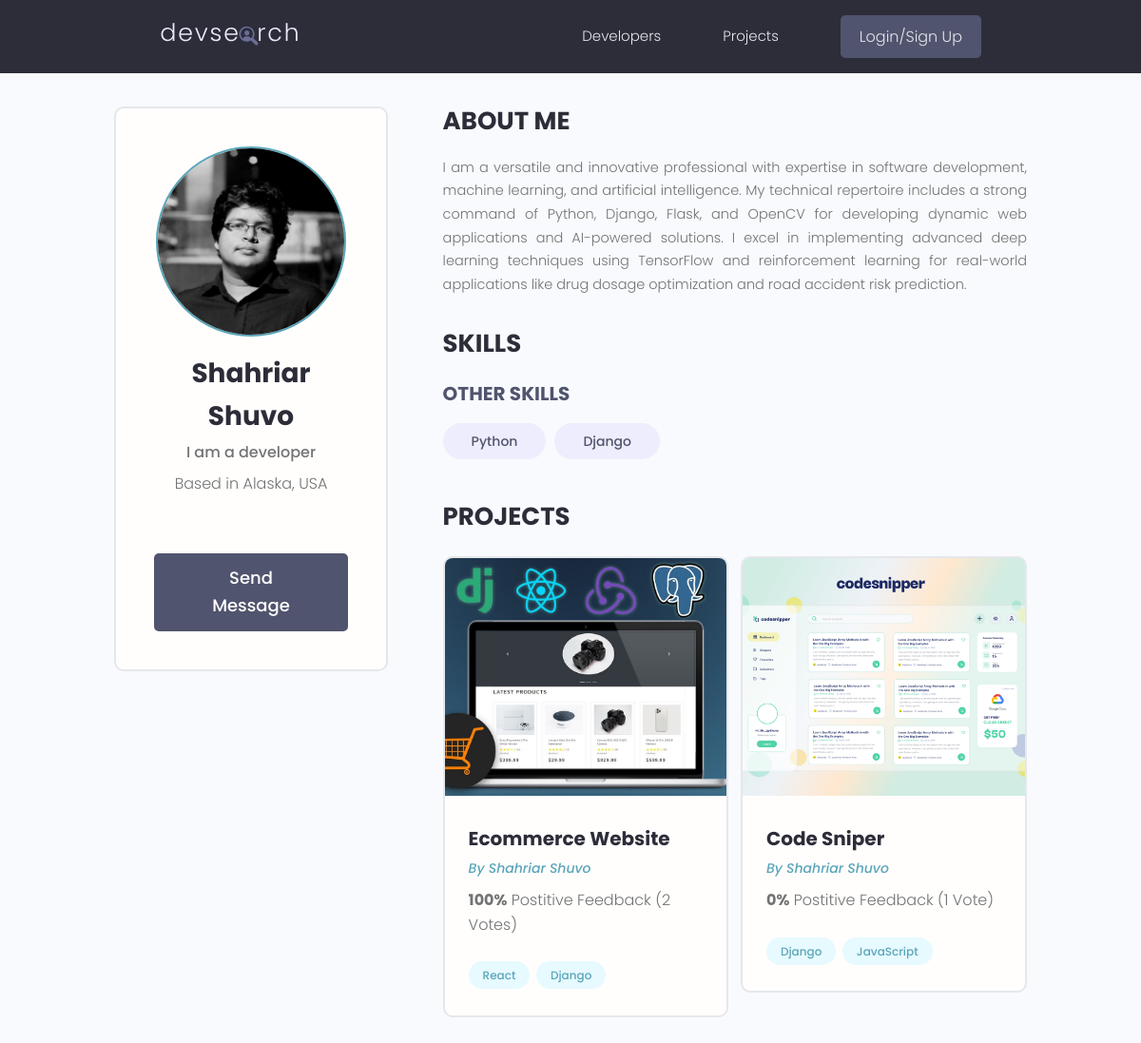
/profile/b8ca071c-c694-4010-a85d-4aa89cfddf22/, run on the app's committed database.
### users/models.py (models this page shows, shortened)
class Profile(models.Model):
    user = models.OneToOneField(
        User, on_delete=models.CASCADE, null=True, blank=True)
    name = models.CharField(max_length=200, blank=True, null=True)
    email = models.EmailField(max_length=500, blank=True, null=True)
    username = models.CharField(max_length=200, blank=True, null=True)
    location = models.CharField(max_length=200, blank=True, null=True)
    short_intro = models.CharField(max_length=200, blank=True, null=True)
    bio = models.TextField(blank=True, null=True)
    profile_image = models.ImageField(
        null=True, blank=True, upload_to='profiles/', default="profiles/user-default.png")
    social_github = models.CharField(max_length=200, blank=True, null=True)
    social_twitter = models.CharField(max_length=200, blank=True, null=True)
    social_linkedin = models.CharField(max_length=200, blank=True, null=True)
    social_youtube = models.CharField(max_length=200, blank=True, null=True)
    social_website = models.CharField(max_length=200, blank=True, null=True)
    created = models.DateTimeField(auto_now_add=True)
    id = models.UUIDField(default=uuid.uuid4, unique=True,
                          primary_key=True, editable=False)
    class Meta:
        ordering = ['created']
    @property
    def imageURL(self):
        try:
            url = self.profile_image.url
        except:
            url = ''
        return url

class Skill(models.Model):
    owner = models.ForeignKey(
        Profile, on_delete=models.CASCADE, null=True, blank=True)
    name = models.CharField(max_length=200, blank=True, null=True)
    description = models.TextField(null=True, blank=True)
    created = models.DateTimeField(auto_now_add=True)
    id = models.UUIDField(default=uuid.uuid4, unique=True,
                          primary_key=True, editable=False)
    def __str__(self):
        return str(self.name)

### projects/models.py (models this page shows, shortened)
class Project(models.Model):
    owner = models.ForeignKey(
        Profile, null=True, blank=True, on_delete=models.CASCADE)
    title = models.CharField(max_length=200)
    description = models.TextField(null=True, blank=True)
    featured_image = models.ImageField(
        null=True, blank=True, default="default.jpg")
    demo_link = models.CharField(max_length=2000, null=True, blank=True)
    source_link = models.CharField(max_length=2000, null=True, blank=True)
    tags = models.ManyToManyField('Tag', blank=True)
    vote_total = models.IntegerField(default=0, null=True, blank=True)
    vote_ratio = models.IntegerField(default=0, null=True, blank=True)
    created = models.DateTimeField(auto_now_add=True)
    id = models.UUIDField(default=uuid.uuid4, unique=True,
                          primary_key=True, editable=False)
    class Meta:
        ordering = ['-vote_ratio', '-vote_total', 'title']
    @property
    def imageURL(self):
        try:
            url = self.featured_image.url
        except:
            url = ''
        return url

class Tag(models.Model):
    name = models.CharField(max_length=200)
    created = models.DateTimeField(auto_now_add=True)
    id = models.UUIDField(default=uuid.uuid4, unique=True,
                          primary_key=True, editable=False)
    def __str__(self):
        return self.name

### users/views.py (the view)
# urls.py: path('profile/<str:pk>/', views.userProfile, name="user-profile"),
def userProfile(request, pk):
    profile = Profile.objects.get(id=pk)
    topSkills = profile.skill_set.exclude(description__exact="")
    otherSkills = profile.skill_set.filter(description="")
    context = {'profile': profile, 'topSkills': topSkills,
               "otherSkills": otherSkills}
    return render(request, 'users/user-profile.html', context)

### users/templates/users/user-profile.html (shortened to what this page needs)
{% extends 'main.html' %}
{% block content %}
<main class="profile my-md">
    <div class="container">
        <div class="layout">
            <div class="column column--1of3">
                <div class="card text-center">
                    <div class="card__body dev">
                        <img class="avatar avatar--xl" src="{{ profile.imageURL }}" />
                        <h2 class="dev__name">{{profile.name}}</h2>
                        <p class="dev__title">{{profile.short_intro}}</p>
                        <p class="dev__location">Based in {{profile.location}}</p>
                        {% if request.user.profile.id != profile.id %}
                        <a href="{% url 'create-message' profile.id %}" class="btn btn--sub btn--lg">Send Message </a>
                        {% endif %}
                    </div>
                </div>
            </div>
            <div class="column column--2of3">
                <div class="devInfo">
                    <h3 class="devInfo__title">About Me</h3>
                    <p class="devInfo__about">{{profile.bio}}</p>
                </div>
                <div class="devInfo">
                    <h3 class="devInfo__title">Skills</h3>
                    <div class="devInfo__skills">
                        <h3 class="devInfo__subtitle">Other Skills</h3>
                        <div class="devInfo__otherSkills">
                            {% for skill in otherSkills %}
                            <span class="tag tag--pill tag--sub tag--lg">
                                <small>{{skill}}</small>
                            </span>
                            {% endfor %}
                        </div>
                    </div>
                </div>
                <div class="devInfo">
                    <h3 class="devInfo__title">Projects</h3>
                    <div class="grid grid--two">
                        {% for project in profile.project_set.all %}
                        <div class="column">
                            <div class="card project">
                                <a href="{% url 'project' project.id %}" class="project">
                                    <img class="project__thumbnail" src="{{project.imageURL}}"
                                        alt="project thumbnail" />
                                    <div class="card__body">
                                        <h3 class="project__title">{{project.title}}</h3>
                                        <p><a class="project__author"
                                                href="{% url 'user-profile' project.owner.id %}">By
                                                {{project.owner.name}}</a>
                                        </p>
                                        <p class="project--rating">
                                            <span style="font-weight: bold;">{{project.vote_ratio}}%</span> Postitive
                                            Feedback ({{project.vote_total}} Vote{{project.vote_total|pluralize:"s"}})
                                        </p>
                                        <div class="project__tags">
                                            {% for tag in project.tags.all %}
                                            <span class="tag tag--pill tag--main">
                                                <small>{{tag}}</small>
                                            </span>
                                            {% endfor %}
                                        </div>
                                    </div>
                                </a>
                            </div>
                        </div>
                        {% endfor %}
                    </div>
                </div>
            </div>
        </div>
    </div>
</main>
{% endblock content %}

### static/styles/app.css (style rules this page uses)
:root { --color-sub: #2d2d39; }
.btn--sub { background-color: var(--color-sub-light); }
.card { border: 2px solid var(--color-light); }
img { width: 100%; }
.profile .card > .dev { padding: 4rem; }
.dev__name { color: var(--color-sub); font-size: 2.8rem; font-weight: 700; margin-top: 1rem; margin-bottom: 0.5rem; }
.dev__title { font-size: 1.6rem; font-weight: 500; line-height: 1.3; }
.dev__location { margin-top: 1rem; }
.devInfo { margin-bottom: 3rem; }
.devInfo__title, .devInfo__subtitle { font-size: 2.6rem; color: var(--color-sub); text-transform: uppercase; font-weight: 700; margin-bottom: 1.5rem; }
.devInfo__subtitle { font-size: 2rem; color: var(--color-sub-light); }
.devInfo__about, .devSkill__info { font-size: 1.45rem; line-height: 1.7; text-align: justify; }
.project__author { font-size: 1.4rem; font-style: italic; }
.project--rating { margin-bottom: 1.6em; margin-top: .5em; }
.project__thumbnail { height: 25rem; object-fit: cover; object-position: top center; }
.project__title { font-size: 2rem; font-weight: 700; color: var(--color-sub); }

### static/uikit/styles/modules/_variables.css (style rules this page uses)
:root { --color-main: #5aa5b9; --color-main-light: #e6faff; --color-sub: #3f4156; --color-sub-light: #51546e; --color-sub-lighter: #ededfd; --color-text: #737373; --color-gray: #8b8b8b; --color-light: #e5e7eb; --color-light-gray: #767676; --color-bg: #f8fafd; --color-white: #fffefd; --color-white-light: #f3f3f3; --color-success: #359e64; --color-success-bg: #def8e8; --color-error: #fc4b0b; --color-error-bg: #fff2ee; --font-base: 'Poppins', arial, helvetica, 'Segoe UI', roboto, ubuntu, sans-serif; --font-monospace: 'Fira Code', 'Courier New', courier, monospace; --font-regular: 300; --font-medium: 500; --font-bold: 700; --generic-shadow: 1px 1px 5px #00000010; --generic-transition: all 0.3s ease-in-out; }

### static/uikit/styles/modules/_base.css (style rules this page uses)
* { margin: 0; padding: 0; box-sizing: border-box; text-rendering: optimizeLegibility; color: inherit; font-size: inherit; }
html { font-size: 50%; }
@media only screen and (min-width: 480px) { html { font-size: 56.25%; } }
@media only screen and (min-width: 1200px) { html { font-size: 62.5%; } }
body { line-height: 1.6; font-weight: 400; font-size: 1.5rem; color: var(--color-text); background-color: var(--color-bg); min-height: 100vh; }

### static/uikit/styles/modules/_typography.css (style rules this page uses)
* { font-family: var(--font-base); }
h2 { font-size: 3.6rem; font-weight: var(--font-bold); }
h3 { font-size: 3.2rem; font-weight: var(--font-medium); }
p, span, strong { font-size: 1.6rem; color: var(--color-text); font-weight: var(--font-regular); }
a { padding-bottom: 2px; text-decoration: none; display: inline-block; color: var(--color-main); font-weight: var(--font-medium); }

### static/uikit/styles/modules/_utilities.css (style rules this page uses)
.container { width: 92%; max-width: 165rem; margin: 0 auto; box-sizing: border-box; }
@media screen and (min-width: 1000px) { .container { width: 90%; } }
@media screen and (min-width: 1200px) { .container { width: 80%; } }
.text-center { text-align: center; }
.my-md { margin: 3rem auto; }

### static/uikit/styles/modules/_avatar.css (style rules this page uses)
.avatar { border-radius: 50%; border: 2px solid var(--color-main); object-fit: cover; }
.avatar--xl { height: 20rem; width: 20rem; }

### static/uikit/styles/modules/_button.css (style rules this page uses)
.btn { display: inline-block; position: relative; cursor: pointer; background-color: var(--color-light); font-weight: var(--font-medium); color: var(--color-sub); text-decoration: none; padding: 1rem 2rem; border-radius: 0.5rem; border: none; width: -webkit-fit-content; width: -moz-fit-content; width: fit-content; height: -webkit-fit-content; height: -moz-fit-content; height: fit-content; font-size: 1.6rem; outline-width: 0; outline-color: transparent; -webkit-backface-visibility: hidden; backface-visibility: hidden; transition: all 0.3s ease-in-out; }
.btn--sub { background-color: var(--color-sub); color: var(--color-white); }
.btn--lg { font-size: 1.8rem; padding: 1.2rem 4.5rem; }

### static/uikit/styles/modules/_card.css (style rules this page uses)
.card { border-radius: 1rem; background-color: var(--color-white); border: 1.5px solid var(--color-light); width: auto; height: auto; margin-top: 0.5rem; margin-bottom: 0.5rem; overflow: hidden; }
.card__body, .card__header { padding: 2rem 2.5rem; }

### static/uikit/styles/modules/_grid.css (style rules this page uses)
.grid { display: flex; flex-wrap: wrap; justify-content: flex-start; align-items: stretch; }
.grid > .column { min-width: 28rem; margin-bottom: 2.5rem; }
.grid--two > .column { flex-basis: 100%; }
@media screen and (min-width: 800px) { .grid--two { margin-right: -2%; } }
@media screen and (min-width: 800px) { .grid--two > .column { margin-right: 2%; } }
@media screen and (min-width: 800px) { .grid--two > .column { flex-basis: 48%; } }

### data on the page
Profile: imageURL (picture), name "Shahriar Shuvo", short_intro "I am a developer", location "Alaska, USA", bio "I am a versatile and innovative professional with expertise in software development, machine learning, and artificial intelligence. My technical repertoire includes a strong command of Python, Django, Flask, and OpenCV for developing dynamic web applications and AI-powered solutions. I excel in implementing advanced deep learning techniques using TensorFlow and reinforcement learning for real-world applications like drug dosage optimization and road accident risk prediction."
Skill: name "Python"
Skill: name "Django"
Project: imageURL (picture), title "Ecommerce Website", owner.name "Shahriar Shuvo", vote_ratio "100", vote_total "2"
Tag: name "React"
Tag: name "Django"
Project: imageURL (picture), title "Code Sniper", owner.name "Shahriar Shuvo", vote_ratio "0", vote_total "1"
Tag: name "JavaScript"
